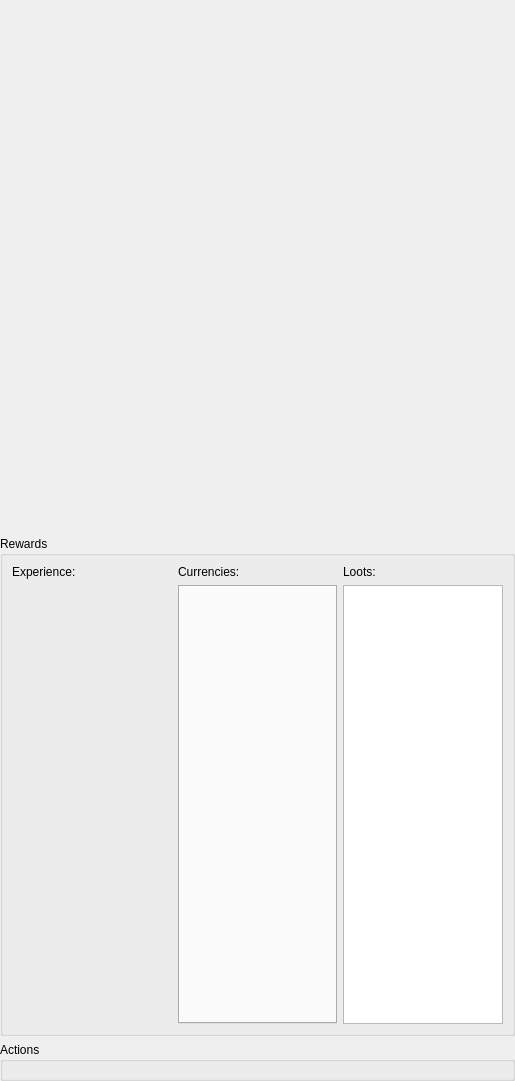
<?xml version="1.0" encoding="UTF-8"?>
<ui version="4.0">
 <class>PanelDatasMonster</class>
 <widget class="QWidget" name="PanelDatasMonster">
  <property name="geometry">
   <rect>
    <x>0</x>
    <y>0</y>
    <width>515</width>
    <height>1081</height>
   </rect>
  </property>
  <property name="windowTitle">
   <string>Form</string>
  </property>
  <layout class="QGridLayout" name="gridLayout_6">
   <property name="leftMargin">
    <number>0</number>
   </property>
   <property name="topMargin">
    <number>0</number>
   </property>
   <property name="rightMargin">
    <number>0</number>
   </property>
   <property name="bottomMargin">
    <number>0</number>
   </property>
   <item row="0" column="0">
    <layout class="QVBoxLayout" name="verticalLayout">
     <item>
      <widget class="PanelDatasCharacter" name="panelDatasCharacter" native="true">
       <property name="minimumSize">
        <size>
         <width>0</width>
         <height>530</height>
        </size>
       </property>
       <property name="maximumSize">
        <size>
         <width>16777215</width>
         <height>530</height>
        </size>
       </property>
      </widget>
     </item>
     <item>
      <widget class="QGroupBox" name="groupBoxRewards">
       <property name="minimumSize">
        <size>
         <width>0</width>
         <height>500</height>
        </size>
       </property>
       <property name="maximumSize">
        <size>
         <width>16777215</width>
         <height>500</height>
        </size>
       </property>
       <property name="title">
        <string>Rewards</string>
       </property>
       <layout class="QGridLayout" name="gridLayout">
        <item row="0" column="0">
         <layout class="QHBoxLayout" name="horizontalLayout_2" stretch="1,1,1">
          <item>
           <layout class="QVBoxLayout" name="verticalLayout_2" stretch="0,1">
            <item>
             <widget class="QLabel" name="labelExperience">
              <property name="text">
               <string>Experience:</string>
              </property>
             </widget>
            </item>
            <item>
             <widget class="PanelProgressionTable" name="panelProgressionTableRewardExp" native="true"/>
            </item>
           </layout>
          </item>
          <item>
           <layout class="QVBoxLayout" name="verticalLayout_3">
            <item>
             <widget class="QLabel" name="labelCurrencies">
              <property name="enabled">
               <bool>true</bool>
              </property>
              <property name="text">
               <string>Currencies:</string>
              </property>
             </widget>
            </item>
            <item>
             <layout class="QHBoxLayout" name="horizontalLayout"/>
            </item>
            <item>
             <widget class="QTabWidget" name="tabWidgetCurrencies">
              <property name="enabled">
               <bool>true</bool>
              </property>
              <property name="currentIndex">
               <number>-1</number>
              </property>
             </widget>
            </item>
           </layout>
          </item>
          <item>
           <layout class="QGridLayout" name="gridLayout_3">
            <item row="0" column="0">
             <widget class="QLabel" name="labelLoots">
              <property name="enabled">
               <bool>true</bool>
              </property>
              <property name="text">
               <string>Loots:</string>
              </property>
             </widget>
            </item>
            <item row="1" column="0">
             <widget class="WidgetSuperTree" name="treeViewLoots">
              <property name="enabled">
               <bool>true</bool>
              </property>
              <attribute name="headerMinimumSectionSize">
               <number>35</number>
              </attribute>
              <attribute name="headerDefaultSectionSize">
               <number>35</number>
              </attribute>
              <attribute name="headerStretchLastSection">
               <bool>false</bool>
              </attribute>
             </widget>
            </item>
           </layout>
          </item>
         </layout>
        </item>
       </layout>
      </widget>
     </item>
     <item>
      <widget class="QGroupBox" name="groupBoxActions">
       <property name="title">
        <string>Actions</string>
       </property>
      </widget>
     </item>
    </layout>
   </item>
  </layout>
 </widget>
 <customwidgets>
  <customwidget>
   <class>WidgetSuperTree</class>
   <extends>QTreeView</extends>
   <header>widgetsupertree.h</header>
  </customwidget>
  <customwidget>
   <class>PanelDatasCharacter</class>
   <extends>QWidget</extends>
   <header>paneldatascharacter.h</header>
   <container>1</container>
  </customwidget>
  <customwidget>
   <class>PanelProgressionTable</class>
   <extends>QWidget</extends>
   <header>panelprogressiontable.h</header>
   <container>1</container>
  </customwidget>
 </customwidgets>
 <resources/>
 <connections/>
</ui>
